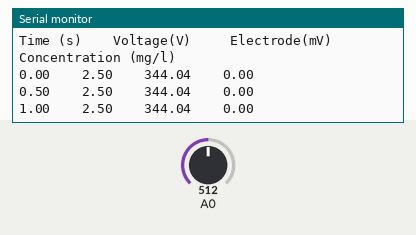
A sketch run on a simulated Arduino Uno, built with avr-gcc and run on an emulated ATmega328P. Parts: the last lines printed to the serial monitor. Inputs (shaded band) come from the test bench; at power-on: A0 = 512.

Above: at 1.3 s.
1.4 s: A0 set to 131
At 1.9 s:
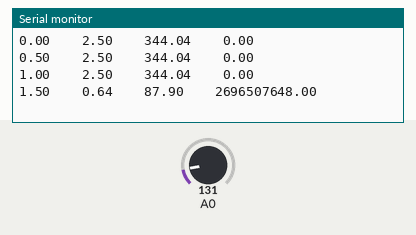
2.9 s: A0 set to 120
At 3.5 s:
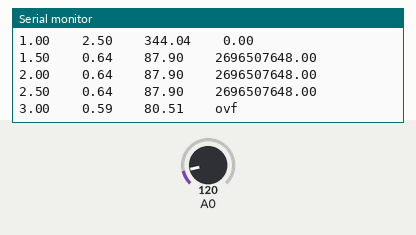

Measured:
- the behaviour switches between 126 and 125 on A0 (found by bisection; images 1 and 2)
- after the input at 1.4 s, the serial monitor: prints a new line after 0.13 s (image 1)
- after the input at 2.9 s, the serial monitor: prints a new line after 0.14 s (image 2)

The sketch:

VernierBNC.ino
```cpp
/*
VernierBNC (v 201.06)
Reads a Vernier analog (BTA) Ion Selective Electrode (ISE) sensor connected to pin A0 of the Arduino.
The ISE probes can be tricky to use with the Arduino because the sensor must be
calibrated before each use and the probe response is not linear, but rather is
modeled by the Nernst Equation.
The Arduino provides a 10-bit readout (0-1023) from the electrode. The sketch
maps this to a 0 - 5 V range. The sketch then takes this raw voltage and converts
that to mV using the slope and intercept associated with the electrode:

E = 137.55*Voltage -0.1682.

In order to determine the concentration the mV response must be entered into
the Nernst equation:

E = Eo + m(ln C)

The trick with these probes and the Nernst equation is that the sensor is in a
constant state of deterioration. Every 2 weeks or so the membrane has changed
enough to require a new calibration. In other words, the values Eo and m have changed.

Determine the values of Eo and m by using 2 known concentration solutions and
measuring Eo. You can only expect these values to remain valid for a short period
of time (a week or two) and then you will need to do this again. Enter these values in the sketch.

This sketch displays the raw voltage, the electrode response, and the concentration.
The concentration will be accurate only if the values of Eo and m are calibrated for the
specific sensor you are using. As written, the reading will be displayed every half second
on the serial monitor. Change the variable TimeBetweenReadings to change the rate.

See www.vernier.com/arduino for more information.
 */
#include <math.h>
int TimeBetweenReadings = 500;
float Eo = 252.72; //Enter the values from your calibration here
float m = -7.59; // Enter the values from your calibration here
int ReadingNumber=0;
void setup() {
  // initialize serial communication at 9600 bits per second:
  Serial.begin(9600);
  Serial.println("Time (s)    Voltage(V)     Electrode(mV)     Concentration (mg/l)");

}
void loop() {
float Count;
float Voltage;
float SensorReading;
float ElectrodeReading;
float Concentration;

float Time;  //the print below does the division first to avoid overflows
  Serial.print(ReadingNumber/1000.0*TimeBetweenReadings);
  Count = analogRead(A0);
  Voltage = Count / 1023 * 5.0;  // convert from count to raw voltage
  ElectrodeReading = 137.55*Voltage -0.1682; // converts raw voltage to mV from electrode
  double(val) = ((ElectrodeReading-Eo)/m); // calculates the value to be entered into exp func.
  Concentration = exp(val); // converts mV value to concentration
  Serial.print("\t");
  Serial.print("\t");
  Serial.print(Voltage);
  Serial.print("\t");
  Serial.print("\t");
  Serial.print(ElectrodeReading);
  Serial.print("\t");
  Serial.print("\t");
  Serial.println(Concentration);
  delay(TimeBetweenReadings);// delay in between reads for stability
  ReadingNumber++;
}
```
